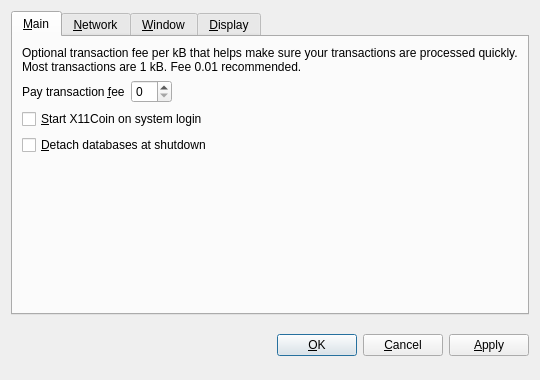
<?xml version="1.0" encoding="UTF-8"?>
<ui version="4.0">
 <class>OptionsDialog</class>
 <widget class="QDialog" name="OptionsDialog">
  <property name="geometry">
   <rect>
    <x>0</x>
    <y>0</y>
    <width>540</width>
    <height>380</height>
   </rect>
  </property>
  <property name="windowTitle">
   <string>Options</string>
  </property>
  <property name="modal">
   <bool>true</bool>
  </property>
  <layout class="QVBoxLayout" name="verticalLayout">
   <item>
    <widget class="QTabWidget" name="tabWidget">
     <property name="tabPosition">
      <enum>QTabWidget::North</enum>
     </property>
     <property name="currentIndex">
      <number>0</number>
     </property>
     <widget class="QWidget" name="tabMain">
      <attribute name="title">
       <string>&amp;Main</string>
      </attribute>
      <layout class="QVBoxLayout" name="verticalLayout_Main">
       <item>
        <widget class="QLabel" name="transactionFeeInfoLabel">
         <property name="text">
          <string>Optional transaction fee per kB that helps make sure your transactions are processed quickly. Most transactions are 1 kB. Fee 0.01 recommended.</string>
         </property>
         <property name="textFormat">
          <enum>Qt::PlainText</enum>
         </property>
         <property name="wordWrap">
          <bool>true</bool>
         </property>
        </widget>
       </item>
       <item>
        <layout class="QHBoxLayout" name="horizontalLayout_Main">
         <item>
          <widget class="QLabel" name="transactionFeeLabel">
           <property name="text">
            <string>Pay transaction &amp;fee</string>
           </property>
           <property name="textFormat">
            <enum>Qt::PlainText</enum>
           </property>
           <property name="buddy">
            <cstring>transactionFee</cstring>
           </property>
          </widget>
         </item>
         <item>
          <widget class="BitcoinAmountField" name="transactionFee"/>
         </item>
         <item>
          <spacer name="horizontalSpacer_Main">
           <property name="orientation">
            <enum>Qt::Horizontal</enum>
           </property>
           <property name="sizeHint" stdset="0">
            <size>
             <width>40</width>
             <height>20</height>
            </size>
           </property>
          </spacer>
         </item>
        </layout>
       </item>
       <item>
        <widget class="QCheckBox" name="bitcoinAtStartup">
         <property name="toolTip">
          <string>Automatically start X11Coin after logging in to the system.</string>
         </property>
         <property name="text">
          <string>&amp;Start X11Coin on system login</string>
         </property>
        </widget>
       </item>
       <item>
        <widget class="QCheckBox" name="detachDatabases">
         <property name="toolTip">
          <string>Detach block and address databases at shutdown. This means they can be moved to another data directory, but it slows down shutdown. The wallet is always detached.</string>
         </property>
         <property name="text">
          <string>&amp;Detach databases at shutdown</string>
         </property>
        </widget>
       </item>
       <item>
        <spacer name="verticalSpacer_Main">
         <property name="orientation">
          <enum>Qt::Vertical</enum>
         </property>
         <property name="sizeHint" stdset="0">
          <size>
           <width>20</width>
           <height>40</height>
          </size>
         </property>
        </spacer>
       </item>
      </layout>
     </widget>
     <widget class="QWidget" name="tabNetwork">
      <attribute name="title">
       <string>&amp;Network</string>
      </attribute>
      <layout class="QVBoxLayout" name="verticalLayout_Network">
       <item>
        <widget class="QCheckBox" name="mapPortUpnp">
         <property name="toolTip">
          <string>Automatically open the X11Coin client port on the router. This only works when your router supports UPnP and it is enabled.</string>
         </property>
         <property name="text">
          <string>Map port using &amp;UPnP</string>
         </property>
        </widget>
       </item>
       <item>
        <widget class="QCheckBox" name="connectSocks">
         <property name="toolTip">
          <string>Connect to the X11Coin network through a SOCKS proxy (e.g. when connecting through Tor).</string>
         </property>
         <property name="text">
          <string>&amp;Connect through SOCKS proxy:</string>
         </property>
        </widget>
       </item>
       <item>
        <layout class="QHBoxLayout" name="horizontalLayout_Network">
         <item>
          <widget class="QLabel" name="proxyIpLabel">
           <property name="text">
            <string>Proxy &amp;IP:</string>
           </property>
           <property name="textFormat">
            <enum>Qt::PlainText</enum>
           </property>
           <property name="buddy">
            <cstring>proxyIp</cstring>
           </property>
          </widget>
         </item>
         <item>
          <widget class="QValidatedLineEdit" name="proxyIp">
           <property name="maximumSize">
            <size>
             <width>140</width>
             <height>16777215</height>
            </size>
           </property>
           <property name="toolTip">
            <string>IP address of the proxy (e.g. 127.0.0.1)</string>
           </property>
          </widget>
         </item>
         <item>
          <widget class="QLabel" name="proxyPortLabel">
           <property name="text">
            <string>&amp;Port:</string>
           </property>
           <property name="textFormat">
            <enum>Qt::PlainText</enum>
           </property>
           <property name="buddy">
            <cstring>proxyPort</cstring>
           </property>
          </widget>
         </item>
         <item>
          <widget class="QLineEdit" name="proxyPort">
           <property name="maximumSize">
            <size>
             <width>55</width>
             <height>16777215</height>
            </size>
           </property>
           <property name="toolTip">
            <string>Port of the proxy (e.g. 9050)</string>
           </property>
          </widget>
         </item>
         <item>
          <widget class="QLabel" name="socksVersionLabel">
           <property name="text">
            <string>SOCKS &amp;Version:</string>
           </property>
           <property name="textFormat">
            <enum>Qt::PlainText</enum>
           </property>
           <property name="buddy">
            <cstring>socksVersion</cstring>
           </property>
          </widget>
         </item>
         <item>
          <widget class="QValueComboBox" name="socksVersion">
           <property name="toolTip">
            <string>SOCKS version of the proxy (e.g. 5)</string>
           </property>
          </widget>
         </item>
         <item>
          <spacer name="horizontalSpacer_Network">
           <property name="orientation">
            <enum>Qt::Horizontal</enum>
           </property>
           <property name="sizeHint" stdset="0">
            <size>
             <width>40</width>
             <height>20</height>
            </size>
           </property>
          </spacer>
         </item>
        </layout>
       </item>
       <item>
        <spacer name="verticalSpacer_Network">
         <property name="orientation">
          <enum>Qt::Vertical</enum>
         </property>
         <property name="sizeHint" stdset="0">
          <size>
           <width>20</width>
           <height>40</height>
          </size>
         </property>
        </spacer>
       </item>
      </layout>
     </widget>
     <widget class="QWidget" name="tabWindow">
      <attribute name="title">
       <string>&amp;Window</string>
      </attribute>
      <layout class="QVBoxLayout" name="verticalLayout_Window">
       <item>
        <widget class="QCheckBox" name="minimizeToTray">
         <property name="toolTip">
          <string>Show only a tray icon after minimizing the window.</string>
         </property>
         <property name="text">
          <string>&amp;Minimize to the tray instead of the taskbar</string>
         </property>
        </widget>
       </item>
       <item>
        <widget class="QCheckBox" name="minimizeOnClose">
         <property name="toolTip">
          <string>Minimize instead of exit the application when the window is closed. When this option is enabled, the application will be closed only after selecting Quit in the menu.</string>
         </property>
         <property name="text">
          <string>M&amp;inimize on close</string>
         </property>
        </widget>
       </item>
       <item>
        <spacer name="verticalSpacer_Window">
         <property name="orientation">
          <enum>Qt::Vertical</enum>
         </property>
         <property name="sizeHint" stdset="0">
          <size>
           <width>20</width>
           <height>40</height>
          </size>
         </property>
        </spacer>
       </item>
      </layout>
     </widget>
     <widget class="QWidget" name="tabDisplay">
      <attribute name="title">
       <string>&amp;Display</string>
      </attribute>
      <layout class="QVBoxLayout" name="verticalLayout_Display">
       <item>
        <layout class="QHBoxLayout" name="horizontalLayout_1_Display">
         <item>
          <widget class="QLabel" name="langLabel">
           <property name="text">
            <string>User Interface &amp;language:</string>
           </property>
           <property name="textFormat">
            <enum>Qt::PlainText</enum>
           </property>
           <property name="buddy">
            <cstring>lang</cstring>
           </property>
          </widget>
         </item>
         <item>
          <widget class="QValueComboBox" name="lang">
           <property name="toolTip">
            <string>The user interface language can be set here. This setting will take effect after restarting X11Coin.</string>
           </property>
          </widget>
         </item>
        </layout>
       </item>
       <item>
        <layout class="QHBoxLayout" name="horizontalLayout_2_Display">
         <item>
          <widget class="QLabel" name="unitLabel">
           <property name="text">
            <string>&amp;Unit to show amounts in:</string>
           </property>
           <property name="textFormat">
            <enum>Qt::PlainText</enum>
           </property>
           <property name="buddy">
            <cstring>unit</cstring>
           </property>
          </widget>
         </item>
         <item>
          <widget class="QValueComboBox" name="unit">
           <property name="toolTip">
            <string>Choose the default subdivision unit to show in the interface and when sending coins.</string>
           </property>
          </widget>
         </item>
        </layout>
       </item>
       <item>
        <widget class="QCheckBox" name="displayAddresses">
         <property name="toolTip">
          <string>Whether to show X11Coin addresses in the transaction list or not.</string>
         </property>
         <property name="text">
          <string>&amp;Display addresses in transaction list</string>
         </property>
        </widget>
       </item>
       <item>
        <spacer name="verticalSpacer_Display">
         <property name="orientation">
          <enum>Qt::Vertical</enum>
         </property>
         <property name="sizeHint" stdset="0">
          <size>
           <width>20</width>
           <height>40</height>
          </size>
         </property>
        </spacer>
       </item>
      </layout>
     </widget>
    </widget>
   </item>
   <item>
    <layout class="QHBoxLayout" name="horizontalLayout_Buttons">
     <item>
      <spacer name="horizontalSpacer_1">
       <property name="orientation">
        <enum>Qt::Horizontal</enum>
       </property>
       <property name="sizeHint" stdset="0">
        <size>
         <width>40</width>
         <height>48</height>
        </size>
       </property>
      </spacer>
     </item>
     <item>
      <widget class="QLabel" name="statusLabel">
       <property name="font">
        <font>
         <weight>75</weight>
         <bold>true</bold>
        </font>
       </property>
       <property name="text">
        <string/>
       </property>
       <property name="textFormat">
        <enum>Qt::PlainText</enum>
       </property>
       <property name="wordWrap">
        <bool>true</bool>
       </property>
      </widget>
     </item>
     <item>
      <spacer name="horizontalSpacer_2">
       <property name="orientation">
        <enum>Qt::Horizontal</enum>
       </property>
       <property name="sizeHint" stdset="0">
        <size>
         <width>40</width>
         <height>48</height>
        </size>
       </property>
      </spacer>
     </item>
     <item>
      <widget class="QPushButton" name="okButton">
       <property name="text">
        <string>&amp;OK</string>
       </property>
      </widget>
     </item>
     <item>
      <widget class="QPushButton" name="cancelButton">
       <property name="text">
        <string>&amp;Cancel</string>
       </property>
       <property name="autoDefault">
        <bool>false</bool>
       </property>
      </widget>
     </item>
     <item>
      <widget class="QPushButton" name="applyButton">
       <property name="text">
        <string>&amp;Apply</string>
       </property>
       <property name="autoDefault">
        <bool>false</bool>
       </property>
      </widget>
     </item>
    </layout>
   </item>
  </layout>
 </widget>
 <customwidgets>
  <customwidget>
   <class>BitcoinAmountField</class>
   <extends>QSpinBox</extends>
   <header>bitcoinamountfield.h</header>
  </customwidget>
  <customwidget>
   <class>QValueComboBox</class>
   <extends>QComboBox</extends>
   <header>qvaluecombobox.h</header>
  </customwidget>
  <customwidget>
   <class>QValidatedLineEdit</class>
   <extends>QLineEdit</extends>
   <header>qvalidatedlineedit.h</header>
  </customwidget>
 </customwidgets>
 <resources/>
 <connections/>
</ui>
